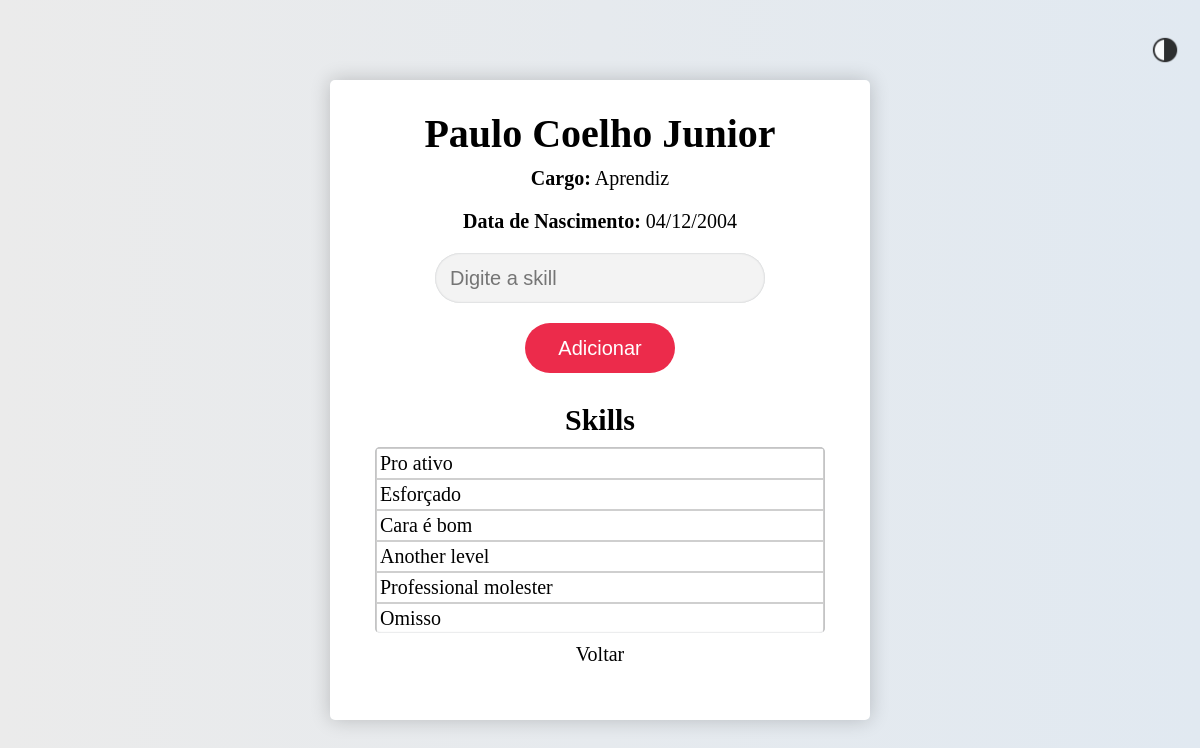
Page /funcionario/1/ on the earlier database version.
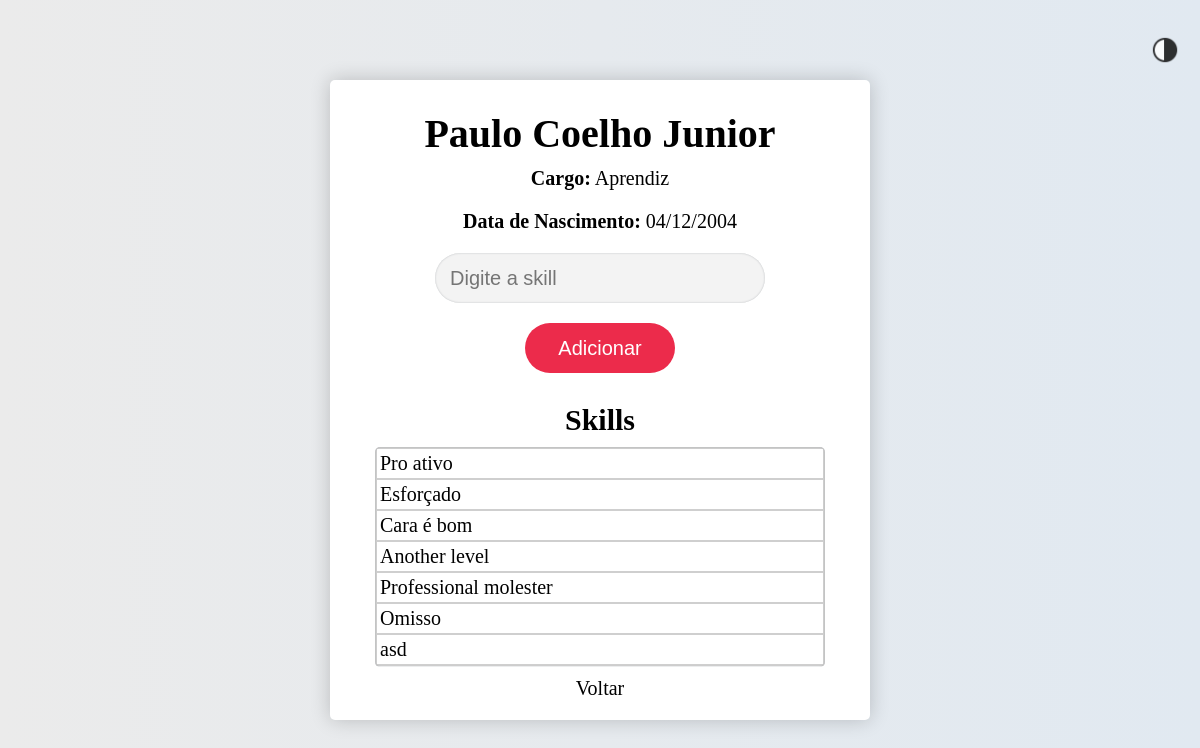
Same page on the later database version.
### app/models.py (models this page shows, shortened)
class Funcionario(models.Model):
    nome = models.CharField(max_length=100)
    cargo = models.CharField(max_length=50)
    data_nascimento = models.DateField()
    skills = models.ManyToManyField(Skill, blank=True)  # Relacionamento ManyToMany com Skill

class Skill(models.Model):
    nome = models.CharField(max_length=100)

### app/views.py (the view)
# urls.py: path('funcionario/<int:funcionario_id>/', views.funcionario_detalhes, name='funcionario_detail'),  # Corrigido para nome correto da URL
def funcionario_detalhes(request, funcionario_id):
    funcionario = get_object_or_404(Funcionario, id=funcionario_id)
    return render(request, 'skills.html', {'funcionario': funcionario})

### app/templates/skills.html (shortened to what this page needs)
{% extends 'layout.html' %}
{% load static %}
{% block extrahead %}
    <link rel="stylesheet" href="{% static 'app/css/skills.css' %}">
{% endblock %}
{% block content %}
    <div class="skillsContainer">
        <h1>{{ funcionario.nome }}</h1>
        <p><strong>Cargo:</strong> {{ funcionario.cargo }}</p>
        <p><strong>Data de Nascimento:</strong> {{ funcionario.data_nascimento|date:"d/m/Y" }}</p>
        <form method="post" action="{% url 'add_skill' funcionario.id %}">
            <input id="skillInput" name="skill" type="text" placeholder="Digite a skill">
            <button type="submit">Adicionar</button>
        </form>
        <h2>Skills</h2>
        <div class="skillsList">
            <ul id="skillsUl">
                {% for skill in funcionario.skills.all %}
                    <li>
                        {{ skill.nome }}
                    </li>
                {% empty %}
                    <li>Não há skills cadastradas.</li>
                {% endfor %}
            </ul>
        </div>
        <a href="{% url 'main' %}">Voltar</a>
    </div>
{% endblock %}

### app/templates/layout.html (shortened to what this page needs)
<!DOCTYPE html>
{% load static %}
<html lang="en">
<head>
    {% block extrahead %}
    {% endblock %}
</head>
<body>
    <button style="
        opacity: 0.8;
        position: fixed;
        top: 15px;
        right: 10px;
        cursor: pointer;
        border-radius: 50%;
        border: none; padding: 0;
        height: 30px;
        width: 30px;
        background-color: transparent;
        " class="darkthemeButton">
        <img class="darkthemeImage" src="{% static 'app/img/icons/dark-mode.png' %}" style="
            margin: 0;
            width: 30px;
            height: 30px">
    </button>
    <main>
        {% block content %}
        {% endblock %}
    </main>
</body>
</html>

### app/static/app/css/skills.css (style rules this page uses)
html, body { height: 100%; width: 100%; margin: 0; display: flex; flex-direction: column; justify-content: center; place-items: center; font-family: Calibri; }
a { text-decoration: none; color: #000; }
.skillsContainer { display: flex; flex-direction: column; align-items: center; box-shadow: 0 0 20px 0 rgba(0, 0, 0, 0.2); border-radius: 5px; width: 500px; height: 600px; padding: 20px; background-color: white; font-size: 20px; }
.skillsContainer p { margin: 0 0 20px 0; }
h1 { margin: 10px 0; }
h2 { margin: 10px 0; }
form { display: flex; flex-direction: column; align-items: center; }
input[type="text"] { width: 300px; height: 20px; padding: 15px 15px; border-radius: 50px; outline: none; border: none; background-color: rgb(243, 243, 243); box-shadow: inset 0 0 2px #b8bbbe; font-size: 20px; color:rgb(73, 73, 73); }
button { width: 150px; margin: 20px 10px; height: 50px; border-radius: 50px; cursor: pointer; outline: none; color: white; font-size: 20px; transition: .3s; background-color: rgb(236, 43, 75); border: none; }
.skillsList { display: flex; flex-direction: column; align-items: left; justify-content: center; overflow-y: scroll; margin: 0 0 10px 0; width: 90%; border-radius: 5px; box-shadow: inset 0 0 2px #b8bbbe; }
.skillsList li { border: 1px solid rgba(129, 129, 129, 0.377); border-width: 2px 2px 0 2px; display: flex; justify-content: space-between; margin-left: -40px; padding: 3px; }
.skillsList ul { margin: 0; height: 100%; }

Differences in the rows shown:
added Skill: nome "asd"
